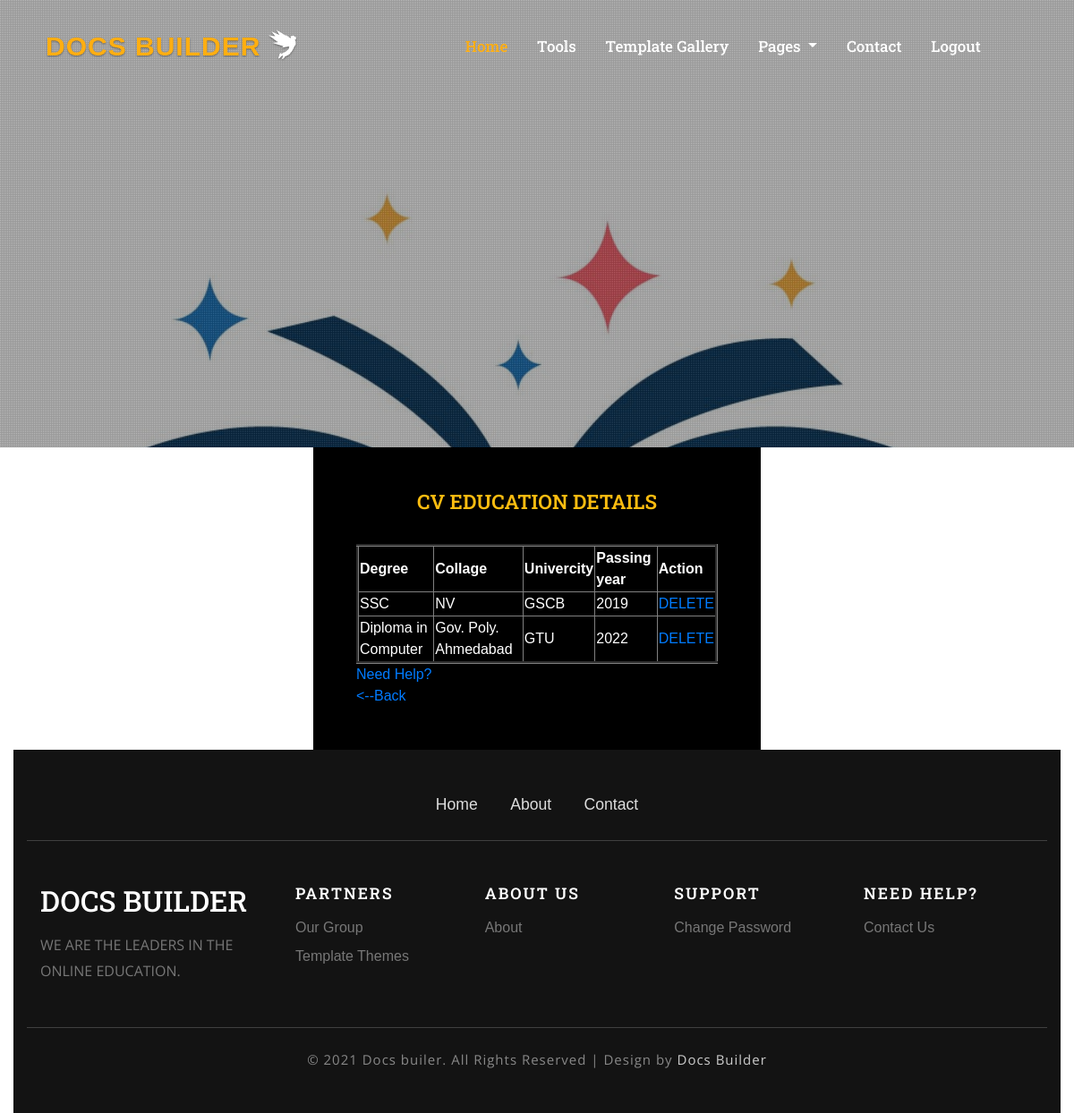
/web/editcv.php (signed in), run on the app's committed database.
### tables this page shows
CREATE TABLE `education` (
  `e_Id` int(20) NOT NULL,
  `degree` varchar(20) NOT NULL,
  `collage` varchar(50) NOT NULL,
  `univercity` varchar(50) NOT NULL,
  `passing_year` int(20) NOT NULL,
  `u_id` int(20) NOT NULL
);

### web/editcv.php (the view, shortened to what this page needs)
<!DOCTYPE html>
<html lang="en">
<head>
	<link rel="stylesheet" href="css/bootstrap.css">
	<link rel="stylesheet" href="css/style.css" type="text/css" media="all" />
	<link rel="stylesheet" href="css/fontawesome-all.css">
</head>
<body>
<?php
 include 'conn.php';
 include 'head.php';
?>
<section class="innerpage_banner py-5">
	<div class="dot1">
	</div>
</section>
<div class="container-fluid">
			<div class="row">
				<div class="col-lg-12 map ">
				<center><div class="col-lg-5 mail-grid1-form ">
												<h3 class="tittle-w3"><span>CV Education Details</span></h3>
						 <table border="3">
                                <tr>
                                    <th>Degree  </th>
                   		            <th>Collage  </th>
                                    <th>Univercity  </th>
                                    <th>Passing year</th>
                                    <th>Action</th>
                                </tr>
            					<tbody><b>
									<?php
									$sql="SELECT * FROM education WHERE u_id=".$_SESSION['sess_uid'];
									$res=mysqli_query($con,$sql);
									$count=mysqli_num_rows($res);
									if($count==0)
									{
										echo "<script> alert('sorry data are not found');</script>";
									}
									else
									{
									while($row=$res->fetch_assoc())
									{
												echo "<tr>";
												echo "<td>".$row['degree']."</td>";
												echo "<td>".$row['collage']."</td>";
												echo "<td>".$row['univercity']."</td>";
												echo "<td>".$row['passing_year']."</td>";?>
												<td><a href='?del=<?php echo $row['e_Id']; ?>' onclick="return confirm('Are You Sure?');">DELETE</a>
												</td>
											</tr>
									<?php
									}
                					}
									?>
										</b></tbody>
                                    </table>
                                 	<a href="contact.php" class="ab">Need Help?</a><br/><a href="services.php" class="ab"><--Back</a></form><br/>
					</div>
				</center>
			</div
		</div>
</div>
<?php
 include 'footer.php';
?>
</body>
</html>

### web/css/style.css (style rules this page uses)
body { padding:0; margin:0; background:#fff; position:relative; font-family: 'Montserrat', sans-serif; }
body a { transition:0.5s all; -webkit-transition:0.5s all; -moz-transition:0.5s all; -o-transition:0.5s all; -ms-transition:0.5s all; }
h1,h2,h3,h4,h5,h6 { margin:0; font-family: 'Roboto Slab', serif; }
.innerpage_banner { background: url("../images/logo.png") no-repeat 0px 0px; background-size: cover; min-height: 500px; }
.dot1 { position: absolute; top: 0; left: 0; width: 100%; min-height: 500px; background: url(../images/dott.png)repeat 0px 0px; background-size: 2px; -webkit-background-size: 2px; -moz-background-size: 2px; -o-background-size: 2px; -ms-background-size: 2px; }
.map { padding: 0; }
.mail-grid1-form { padding: 3em; background: #000; }
h3.tittle-w3 { color:#fff; font-size: 1.4em; margin-bottom: 1.5em; text-transform:uppercase; font-weight:600; }
h3.tittle-w3 span { color: #fdbd10; }

### web/editcv.php (style rules this page uses)
.ab { text-align: right; float: left; }
* { color: white; }

### data on the page
education: degree "SSC", collage "NV", univercity "GSCB", passing_year "2019"
education: degree "Diploma in Computer", collage "Gov. Poly. Ahmedabad", univercity "GTU", passing_year "2022"
